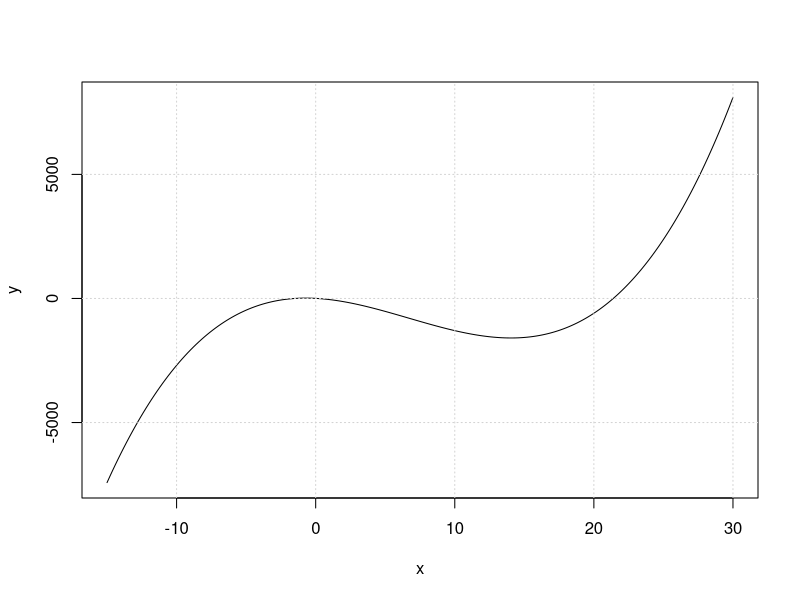

This figure's R source:
a<-1
b<--20
c<--30
d<-4

p<-function(x){
  yhat<- a*x^3+b*x^2+c*x+d
  return(yhat)
}

x<-seq(-15,30, .2)
y<-p(x)
plot(x,y, type="l")
grid()